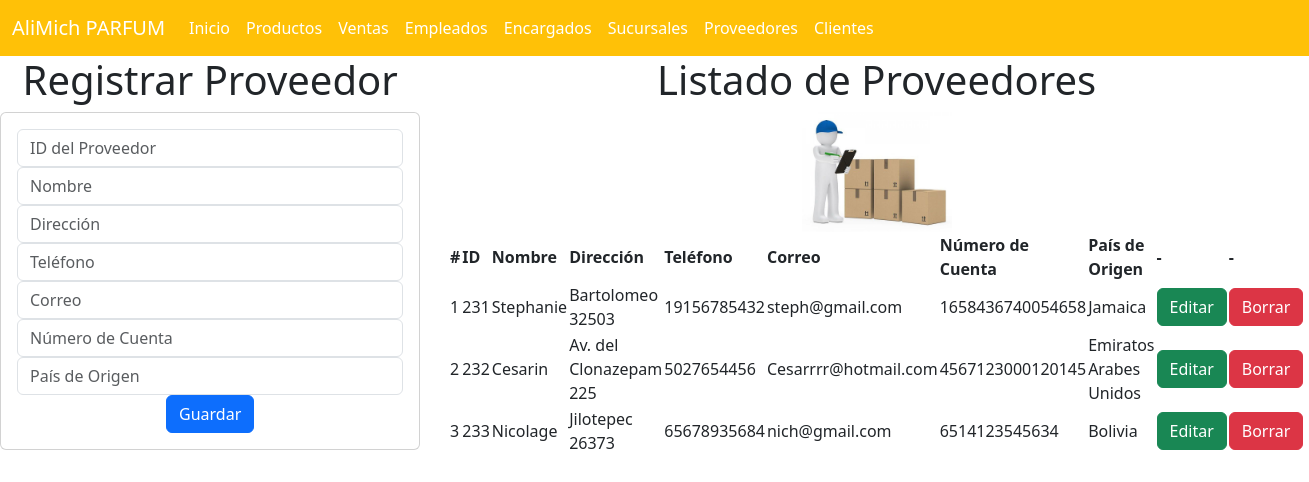
Page /proveedor_app/proveedores on the earlier database version.
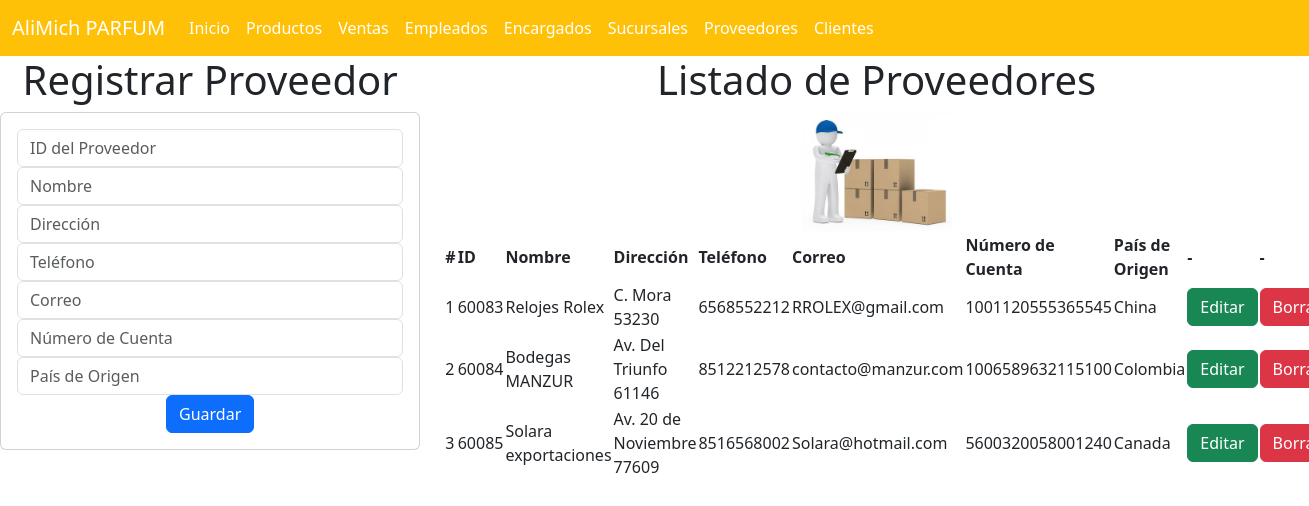
Same page on the later database version.
### proveedor_app/models.py (models this page shows, shortened)
class Proveedor(models.Model):
    id = models.IntegerField(primary_key=True)
    nombre = models.CharField(max_length=255)
    direccion = models.CharField(max_length=255)
    telefono = models.IntegerField()
    correo = models.CharField(max_length=255)
    numero_de_cuenta = models.IntegerField()
    pais_de_origen = models.CharField(max_length=255)

### proveedor_app/views.py (the view)
# urls.py: path("proveedores",views.proveedores,name="proveedores"),
def proveedores(request):
    losproveedores = Proveedor.objects.all()
    return render(request, 'gestionarProveedores.html', {"misproveedores": losproveedores})

### proveedor_app/templates/gestionarProveedores.html (shortened to what this page needs)
{% extends "base.html" %}
{% load static %}
{% block cuerpo %}
<div class="row">
  <div class="col-sm-12 col-md-4 col-lg-4 col-xl-4">
    <h1>Registrar Proveedor</h1>
    <div class="card">
      <div class="card-body">
        <form action="{% url 'registrarProveedor' %}" method="POST">
          <div class="form-group">
            <input type="text" id="txtid" name="txtid" class="form-control" placeholder="ID del Proveedor" required>
          </div>
          <div class="form-group ">
            <input type="text" id="txtnombre" name="txtnombre" class="form-control" placeholder="Nombre" maxlength="255" required>
          </div>
          <div class="form-group ">
            <input type="text" id="txtdireccion" name="txtdireccion" class="form-control" placeholder="Dirección" maxlength="255" required>
          </div>
          <div class="form-group ">
            <input type="number" id="numtelefono" name="numtelefono" class="form-control" placeholder="Teléfono" required>
          </div>
          <div class="form-group ">
            <input type="text" id="txtcorreo" name="txtcorreo" class="form-control" placeholder="Correo" maxlength="255" required>
          </div>
          <div class="form-group ">
            <input type="number" id="numcuenta" name="numcuenta" class="form-control" placeholder="Número de Cuenta" required>
          </div>
          <div class="form-group ">
            <input type="text" id="txtpais_de_origen" name="txtpais_de_origen" class="form-control" placeholder="País de Origen" maxlength="255" required>
          </div>
          <div class="form-group ">
            <button type="submit" class="btn btn-primary">Guardar</button>
          </div>
        </form>
      </div>
    </div>
  </div>
  <div class="col-sm-12 col-md-8 col-lg-8 col-xl-8">
    <h1>Listado de Proveedores</h1>
    <img src="{% static 'img/proveedores.jpg' %}" style="width: 150px;" alt="Ejemplo de imagen">
      <table class="col-sm-12 col-md-8 col-lg-8 col-xl-8">
        <thead>
          <tr>
            <th scope="col">#</th>
            <th scope="col">ID</th>
            <th scope="col">Nombre</th>
            <th scope="col">Dirección</th>
            <th scope="col">Teléfono</th>
            <th scope="col">Correo</th>
            <th scope="col">Número de Cuenta</th>
            <th scope="col">País de Origen</th>
            <th scope="col">-</th>
            <th scope="col">-</th>
          </tr>
        </thead>
        <tbody>
          {% for proveedor in misproveedores %}
          <tr>
            <td>{{ forloop.counter }}</td>
            <td>{{ proveedor.id }}</td>
            <td>{{ proveedor.nombre }}</td>
            <td>{{ proveedor.direccion }}</td>
            <td>{{ proveedor.telefono }}</td>
            <td>{{ proveedor.correo }}</td>
            <td>{{ proveedor.numero_de_cuenta }}</td>
            <td>{{ proveedor.pais_de_origen }}</td>
            <td><a href="seleccionarProveedor/{{ proveedor.id }}" class="btn btn-success">Editar</a></td>
            <td><a href="borrarProveedor/{{ proveedor.id }}" class="btn btn-danger">Borrar</a></td>
          </tr>
          {% endfor %}
        </tbody>
      </table>
    </div>
{% endblock %}

Differences in the rows shown:
removed Proveedor: id "231", nombre "Stephanie", direccion "Bartolomeo 32503", telefono "19156785432", correo "steph@gmail.com", numero_de_cuenta "1658436740054658", pais_de_origen "Jamaica"
removed Proveedor: id "232", nombre "Cesarin", direccion "Av. del Clonazepam 225", telefono "5027654456", correo "Cesarrrr@hotmail.com", numero_de_cuenta "4567123000120145", pais_de_origen "Emiratos Arabes Unidos"
removed Proveedor: id "233", nombre "Nicolage", direccion "Jilotepec 26373", telefono "65678935684", correo "nich@gmail.com", numero_de_cuenta "6514123545634", pais_de_origen "Bolivia"
added Proveedor: id "60083", nombre "Relojes Rolex", direccion "C. Mora 53230", telefono "6568552212", correo "RROLEX@gmail.com", numero_de_cuenta "1001120555365545", pais_de_origen "China"
added Proveedor: id "60084", nombre "Bodegas MANZUR", direccion "Av. Del Triunfo 61146", telefono "8512212578", correo "contacto@manzur.com", numero_de_cuenta "1006589632115100", pais_de_origen "Colombia"
added Proveedor: id "60085", nombre "Solara exportaciones", direccion "Av. 20 de Noviembre 77609", telefono "8516568002", correo "Solara@hotmail.com", numero_de_cuenta "5600320058001240", pais_de_origen "Canada"
